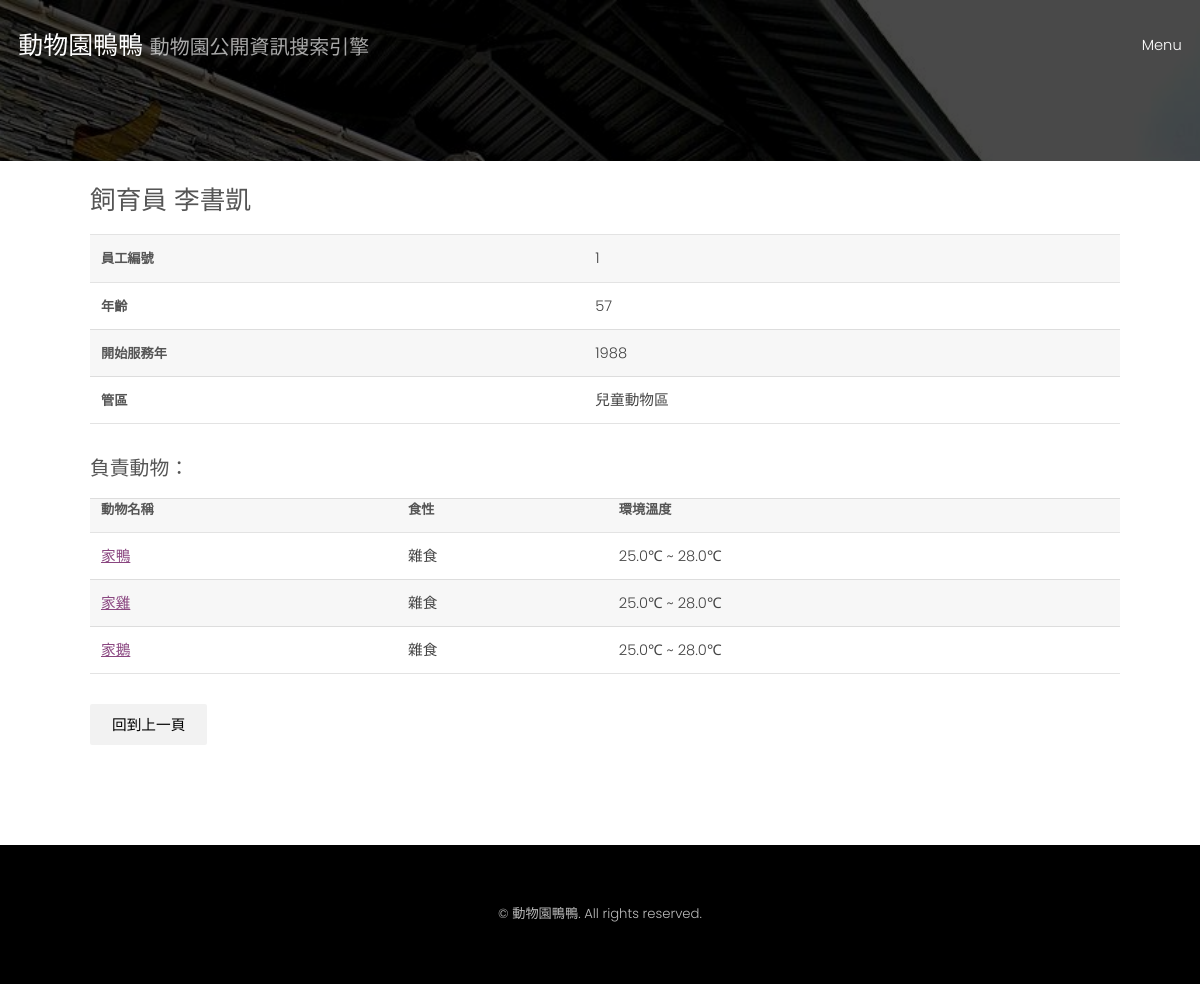
The app's page /search/zookeeper/1/, older data.
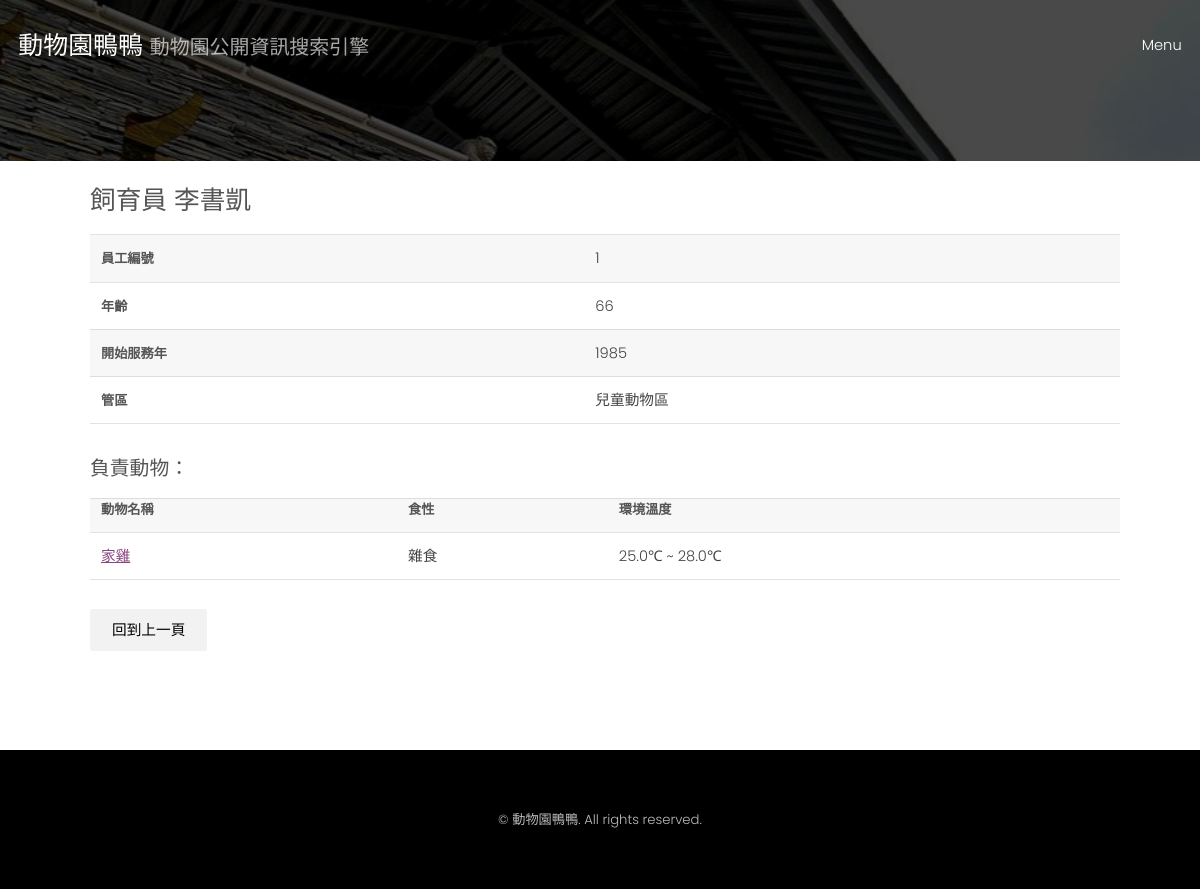
The same page, newer data.
### zoo_info/models.py (models this page shows)
class Zookeeper(models.Model):
    keeper_id = models.IntegerField(primary_key = True)
    name = models.CharField(max_length = 30)
    join_time = models.IntegerField()
    area_id = models.ForeignKey(Area, on_delete = models.CASCADE)
    birth = models.IntegerField()

class Feed(models.Model):
    animal_id = models.ForeignKey(Animal, on_delete = models.CASCADE)
    keeper_id = models.ForeignKey(Zookeeper, on_delete = models.CASCADE)
    food = models.CharField(max_length = 30)
    temperature_low = models.FloatField()
    temperature_high = models.FloatField()

class Animal(models.Model):
    animal_id = models.IntegerField(primary_key = True)
    scientific_id = models.CharField(max_length = 30)
    animal_name = models.CharField(max_length = 30)
    category = models.CharField(max_length = 30)
    conservation = models.CharField(max_length = 30)
    h_id = models.ForeignKey(Habitat, on_delete = models.CASCADE)
    area_id = models.ForeignKey(Area, on_delete = models.CASCADE)
    image = models.ImageField(blank = True, upload_to = "static/images/zoo_info")

class Area(models.Model):
    area_id = models.CharField(max_length = 30, primary_key = True)#
    position = models.CharField(max_length = 30)#
    nearby = models.CharField(max_length = 30)#
    theme = models.CharField(max_length = 30)#
    close_time = models.CharField(max_length = 30)#
    distance = models.FloatField()
    zoo_id = models.ForeignKey(Zoo, on_delete = models.CASCADE)

### zoo_info/views.py (the view)
# urls.py: path('search/zookeeper/<int:keeper_id>/', zookeeper_feed_info),
def zookeeper_feed_info(request, keeper_id):
    current_year = 2021
    zookeeper = Zookeeper.objects.get(keeper_id = keeper_id)
    feeds = Feed.objects.filter(keeper_id = zookeeper)
    return render(request, 'zoo_info/search_by/zookeeper_feed_info.html', locals())

### zoo_info/templatetags/subtract.py (called while the page is built)
@register.filter
def subtract(value, arg):
    return value - arg

### templates/zoo_info/search_by/zookeeper_feed_info.html (shortened to what this page needs)
{% extends 'base.html' %}
{% block content %}
{%include 'base_search.html'%}
{% load subtract %}
    <div id = "display_format">
        <H2>飼育員 {{zookeeper.name}}</H2>
        <table>
            <tr>
                <th>員工編號</th>
                <td>{{zookeeper.keeper_id}}</td>
            </tr>
            <tr>
                <th>年齡</th>
                <td>{{current_year|subtract:zookeeper.birth}}</td>
            </tr>
            <tr>
                <th>開始服務年</th>
                <td>{{zookeeper.join_time}}</td>
            </tr>
            <tr>
                <th>管區</th>
                <td>{{zookeeper.area_id.theme}}</td>
            </tr>
        </table>
        <H3>負責動物：</H3>
        <table>
            <tr>
                <th>動物名稱</th>
                <th>食性</th>
                <th>環境溫度</th>
            </tr>
            {% for feed in feeds%}
                <tr>
                    <td><a href = "../../animal/{{feed.animal_id.animal_id}}/">{{feed.animal_id.animal_name}}</a></td>
                    <td>{{feed.food}}</td>
                    <td>{{feed.temperature_low}}&#8451 ~ {{feed.temperature_high}}&#8451</td>
                </tr>
            {%endfor%}
        </table>
        <form>
            <input type ="button" onclick="location.href='../'" value="回到上一頁"></input>
        </form>
    </div>
{% endblock %}

Row changes from the older to the newer data that the page shows:
removed Feed: animal_id.animal_name "家鴨", food "雜食", temperature_low "25.0", temperature_high "28.0"
removed Feed: animal_id.animal_name "家鵝", food "雜食", temperature_low "25.0", temperature_high "28.0"
changed Zookeeper "李書凱": birth "57" → "66"; join_time "1988" → "1985"
